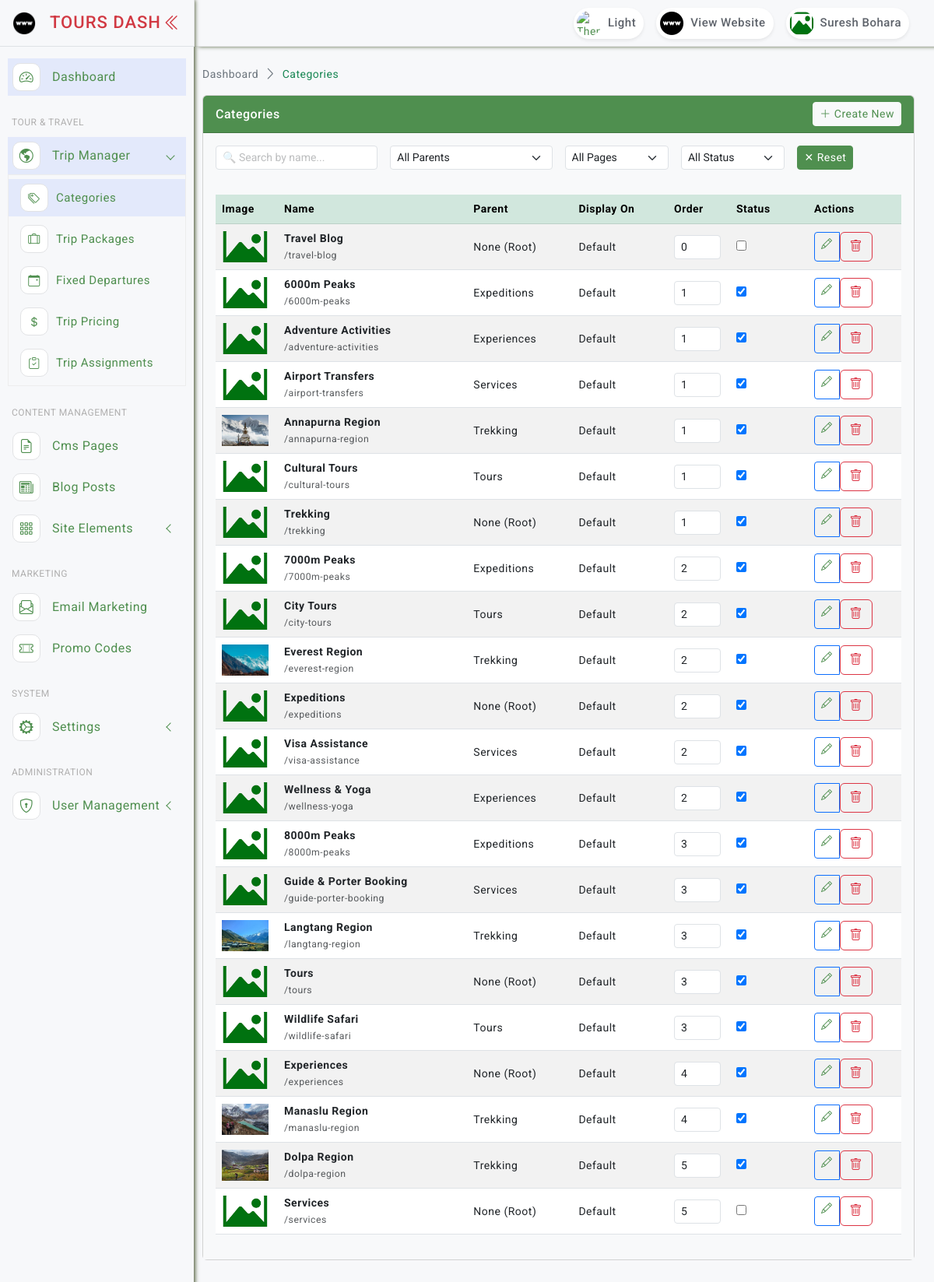
/categories/ (signed in), run on the app's committed database.
### accounts/models.py (models this page shows, shortened)
class AdminUser(AbstractBaseUser, PermissionsMixin):
    name = models.CharField(max_length=255)
    email = models.EmailField(unique=True)
    mobile = models.CharField(max_length=20, blank=True, null=True)
    address = models.TextField(blank=True, null=True)
    gender = models.CharField(max_length=20, blank=True, null=True)
    details = models.TextField(blank=True, null=True)
    image = models.ImageField(upload_to='admin_profiles/', null=True, blank=True, default='noimage.png')
    status = models.BooleanField(default=True)
    last_login_at = models.DateTimeField(null=True, blank=True)
    created_at = models.DateTimeField(auto_now_add=True)
    updated_at = models.DateTimeField(auto_now=True)
    is_active = models.BooleanField(default=True)
    is_staff = models.BooleanField(default=False)
    objects = AdminUserManager()
    USERNAME_FIELD = 'email'
    REQUIRED_FIELDS = ['name']
    @property
    def image_url(self):
        if self.image and str(self.image) != 'noimage.png':
            return self.image.url
        return '/static/asset/images/noimage.png'

### categories/models.py (models this page shows, shortened)
class Category(models.Model):
    parent = models.ForeignKey('self', on_delete=models.SET_NULL, null=True, blank=True, related_name='children')
    name = models.CharField(max_length=255)
    slug = models.SlugField(max_length=255, unique=True, blank=True) # blank=True राख्नुहोस् ताकि form मा नलेख्दा पनि error नआओस्
    excerpt = models.TextField(blank=True, null=True)
    description = models.TextField(blank=True, null=True)
    image = models.ImageField(upload_to='categories/', blank=True, null=True)
    font_icon = models.CharField(max_length=100, blank=True, null=True)
    order_level = models.IntegerField(default=0)
    display_on = models.CharField(max_length=100, default='default')
    meta_keywords = models.CharField(max_length=255, blank=True, null=True)
    meta_description = models.TextField(blank=True, null=True)
    status = models.BooleanField(default=True)
    created_by = models.ForeignKey(settings.AUTH_USER_MODEL, on_delete=models.SET_NULL, null=True, blank=True, related_name='created_categories')
    updated_by = models.ForeignKey(settings.AUTH_USER_MODEL, on_delete=models.SET_NULL, null=True, blank=True, related_name='updated_categories')
    created_at = models.DateTimeField(auto_now_add=True)
    updated_at = models.DateTimeField(auto_now=True)
    objects = CategoryManager()
    class Meta:
        ordering = ['order_level', 'name']
    @property
    def image_url(self):
        if self.image and hasattr(self.image, 'url'):
            return self.image.url
        return '/static/asset/images/noimage.png'

### categories/views.py (the view)
# urls.py: path('', views.category_list, name='category_list'),
@login_required
def category_list(request):
    categories = Category.objects.select_related('parent').all()
    name = request.GET.get('name')
    parent_id = request.GET.get('parent_id')
    display_on = request.GET.get('display_on')
    status = request.GET.get('status')
    if name:
        categories = categories.filter(name__icontains=name)
    if parent_id:
        categories = categories.filter(parent_id=parent_id)
    if display_on:
        categories = categories.filter(display_on=display_on)
    if status in ['0', '1']:
        categories = categories.filter(status=bool(int(status)))
    parent_categories = Category.objects.filter(parent__isnull=True).order_by('name')
    return render(request, 'admin/categories/index.html', {
        'categories': categories,
        'parent_categories': parent_categories,
        'filters': request.GET
    })

### core/context_processors.py (called while the page is built)
def global_settings(request):
    setting = SiteSetting.get_instance()
    footer_categories = Category.objects.filter(
        parent__isnull=True,
        status=True
    ).prefetch_related('children').order_by('order_level')[:4]
    footer_pages = Page.objects.filter(status=True).order_by('order_level')[:4]
    footer_experts = Team.objects.filter(status=True).order_by('order_level')[:4]
    trekking_regions = Category.objects.filter(parent__slug='trekking', status=True).order_by('order_level')[:4]
    return {
        'setting': setting,
        'global_categories': footer_categories,
        'global_pages': footer_pages,
        'footer_experts': footer_experts,
        'trekking_regions': trekking_regions,
    }

### templates/admin/categories/index.html (shortened to what this page needs)
{% extends "layouts/base.html" %}
{% load static %}
{% block content %}
<div class="page-breadcrumb d-none d-sm-flex align-items-center mb-3">
    <nav aria-label="breadcrumb">
        <ol class="breadcrumb mb-0 p-0">
            <li class="breadcrumb-item"><a href="{% url 'core:dashboard' %}"
                    class="text-decoration-none text-secondary">Dashboard</a></li>
            <li class="breadcrumb-item active" aria-current="page">Categories</li>
        </ol>
    </nav>
</div>
<div class="card mb-4">
    <div class="card-header bg-custom text-white d-flex align-items-center justify-content-between py-2">
        <h6 class="mb-0"> Categories</h6>
        <a href="{% url 'categories:category_create' %}" class="btn btn-light btn-sm"><i class="bi bi-plus-lg"></i>
            Create New</a>
    </div>
    <div class="card-body bg-light p-3">
        <div class="row mb-3"> {% include 'admin/categories/search.html' %} </div>
        <div class="row"> {% include 'admin/categories/table.html' %} </div>
    </div>
</div>
{% endblock %}

### templates/includes/admin/header.html (shortened to what this page needs)
{% load static %}
<header class="top-header">
    <nav class="navbar navbar-expand">
        <div class="top-navbar-right ms-3 ms-auto">
            <ul class="navbar-nav align-items-center">
                <li class="nav-item">
                    <a id="darkModeButton" class="nav-link" href="javascript:void(0);" aria-label="Toggle Dark Mode">
                        <div class="user-setting d-flex align-items-center gap-1">
                            <img id="moonIcon" src="{% static 'asset/images/moon_light.png' %}" class="user-img" alt="Theme">
                            <div class="user-name d-none d-sm-block">Light</div>
                        </div>
                    </a>
                </li>
                <li class="nav-item">
                    <a class="nav-link" href="/" target="_blank">
                        <div class="user-setting d-flex align-items-center gap-1">
                            <img src="{% static 'asset/images/website.png' %}" class="user-img" alt="Website">
                            <div class="user-name d-none d-sm-block">View Website</div>
                        </div>
                    </a>
                </li>
                <li class="nav-item dropdown dropdown-large">
                    <a class="nav-link dropdown-toggle dropdown-toggle-nocaret" href="#" data-bs-toggle="dropdown" aria-expanded="false">
                        <div class="user-setting d-flex align-items-center gap-1">
                            <img src="{{ request.user.image_url }}" class="user-img" alt="User">
                            <div class="user-name d-none d-sm-block">{{ request.user.name|default:"Admin" }}</div>
                        </div>
                    </a>
                </li>
            </ul>
        </div>
    </nav>
</header>

### templates/admin/categories/table.html (shortened to what this page needs)
<div class="col-12">
    <div class="table-responsive">
        <table class="table table-hover table-striped align-middle">
            <thead class="table-success">
                <tr>
                    <th width="80">Image</th>
                    <th>Name</th>
                    <th>Parent</th>
                    <th>Display On</th>
                    <th width="80">Order</th>
                    <th width="100">Status</th>
                    <th width="120">Actions</th>
                </tr>
            </thead>
            <tbody>
                {% for category in categories %}
                <tr>
                    <td><img src="{{ category.image_url }}" width="60" height="40" style="object-fit: cover;"></td>
                    <td><strong>{{ category.name }}</strong><br><small class="text-muted">/{{ category.slug }}</small>
                    </td>
                    <td>{{ category.parent.name|default:"None (Root)" }}</td>
                    <td>{{ category.display_on|capfirst }}</td>
                    <td>
                        <input type="number" name="order_level" value="{{ category.order_level }}"
                            data-id="{{ category.id }}" data-original="{{ category.order_level }}"
                            class="form-control form-control-sm order-level-input" style="width: 60px;">
                    </td>
                    <td>
                        <form class="status-form" data-id="{{ category.id }}">
                            <input type="checkbox" {% if category.status %}checked{% endif %} data-toggle="toggle"
                                data-onstyle="success" data-offstyle="danger" data-size="sm">
                        </form>
                    </td>
                    <td>
                        <div class="btn-group btn-group-sm">
                            <a href="{% url 'categories:category_update' category.id %}"
                                class="btn btn-outline-primary">
                                <i class="bi bi-pencil"></i>
                            </a>
                            <form action="{% url 'categories:category_delete' category.id %}" method="POST"
                                id="deleteForm{{ category.id }}" style="display:inline;">
                                <button type="button" class="btn btn-outline-danger"
                                    onclick="confirmDelete(event, 'deleteForm{{ category.id }}')">
                                    <i class="bi bi-trash"></i>
                                </button>
                            </form>
                        </div>
                    </td>
                </tr>
                {% empty %}
                <tr>
                    <td colspan="7" class="text-center py-4 text-muted">No categories found</td>
                </tr>
                {% endfor %}
            </tbody>
        </table>
    </div>
</div>

### static/asset/css/style.css (style rules this page uses)
body { font-size: 14px; color: #4c5258; letter-spacing: .5px; font-family: Roboto, sans-serif; background-color: #f7f8fa; overflow-x: hidden; }
a { text-decoration: none; }
::placeholder { opacity: 0.4 !important; }
.top-header .navbar { box-shadow: 5px 0 5px rgb(93 105 72); position: fixed; top: 0; left: 250px; right: 0; background-color: #f7f8fa; border-bottom: 1px solid #e2e3e4; background-clip: padding-box; height: 60px; z-index: 10; padding: 0 1.5rem; transition: all .2s; }
.top-header .navbar .user-setting { height: 40px; border-radius: 30px; background-color: #fff; box-shadow: 0 0.125rem 0.25rem rgb(0 0 0 / 8%); }
.dropdown-toggle-nocaret:after { display: none }
.top-header .navbar .dropdown-large { position: relative }
.top-header .navbar .user-img { width: 40px; height: 40px; padding: 4px; border-radius: 50%; }
.top-header .navbar .user-name { font-size: 15px; color: #5e636b; font-weight: 500; padding-right: 10px; }
.table-responsive { white-space: nowrap; }
.page-breadcrumb .breadcrumb-item+.breadcrumb-item::before { display: inline-block; padding-right: .5rem; color: #6c757d; font-family: LineIcons; content: "\ea5c"; }
.page-breadcrumb .breadcrumb li.breadcrumb-item { font-size: 15spx; }
.breadcrumb-item.active { color: #198754!important; }
.bg-custom { background-color: #4f8f4f; }

### static/asset/css/custom.css (style rules this page uses)
a { color: #4f8f4f!important; }
.card-header { border-radius: none!important; }

### static/asset/css/dark-theme.css (style rules this page uses)
html.dark-theme .menu-title,a { color: #ffffff; }

### data on the page
AdminUser: user.image_url (placeholder picture), user.name "Suresh Bohara"
Category: name "Travel Blog", slug "travel-blog", parent.name "None (Root)", display_on "Default", order_level "0"
Category: name "6000m Peaks", slug "6000m-peaks", parent.name "Expeditions", display_on "Default", order_level "1", status "☑"
Category: name "Adventure Activities", slug "adventure-activities", parent.name "Experiences", display_on "Default", order_level "1", status "☑"
Category: name "Airport Transfers", slug "airport-transfers", parent.name "Services", display_on "Default", order_level "1", status "☑"
Category: image_url (picture), name "Annapurna Region", slug "annapurna-region", parent.name "Trekking", display_on "Default", order_level "1", status "☑"
Category: name "Cultural Tours", slug "cultural-tours", parent.name "Tours", display_on "Default", order_level "1", status "☑"
Category: name "Trekking", slug "trekking", parent.name "None (Root)", display_on "Default", order_level "1", status "☑"
Category: name "7000m Peaks", slug "7000m-peaks", parent.name "Expeditions", display_on "Default", order_level "2", status "☑"
Category: name "City Tours", slug "city-tours", parent.name "Tours", display_on "Default", order_level "2", status "☑"
Category: image_url (picture), name "Everest Region", slug "everest-region", parent.name "Trekking", display_on "Default", order_level "2", status "☑"
Category: name "Expeditions", slug "expeditions", parent.name "None (Root)", display_on "Default", order_level "2", status "☑"
Category: name "Visa Assistance", slug "visa-assistance", parent.name "Services", display_on "Default", order_level "2", status "☑"
Category: name "Wellness & Yoga", slug "wellness-yoga", parent.name "Experiences", display_on "Default", order_level "2", status "☑"
Category: name "8000m Peaks", slug "8000m-peaks", parent.name "Expeditions", display_on "Default", order_level "3", status "☑"
Category: name "Guide & Porter Booking", slug "guide-porter-booking", parent.name "Services", display_on "Default", order_level "3", status "☑"
Category: image_url (picture), name "Langtang Region", slug "langtang-region", parent.name "Trekking", display_on "Default", order_level "3", status "☑"
Category: name "Tours", slug "tours", parent.name "None (Root)", display_on "Default", order_level "3", status "☑"
Category: name "Wildlife Safari", slug "wildlife-safari", parent.name "Tours", display_on "Default", order_level "3", status "☑"
Category: name "Experiences", slug "experiences", parent.name "None (Root)", display_on "Default", order_level "4", status "☑"
Category: image_url (picture), name "Manaslu Region", slug "manaslu-region", parent.name "Trekking", display_on "Default", order_level "4", status "☑"
Category: image_url (picture), name "Dolpa Region", slug "dolpa-region", parent.name "Trekking", display_on "Default", order_level "5", status "☑"
Category: name "Services", slug "services", parent.name "None (Root)", display_on "Default", order_level "5"
